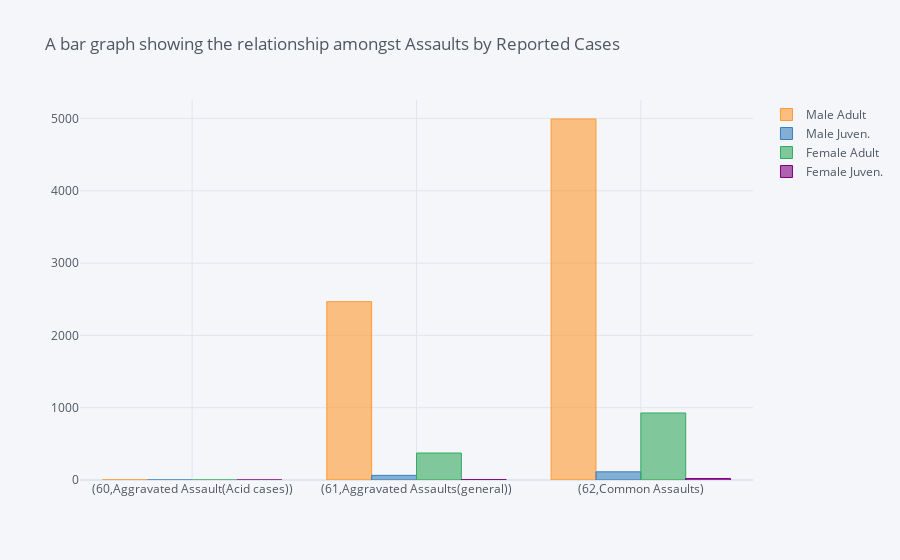

The notebook cell this image was saved under:
### Code cell
# Plotting a bar graph for ActualOtherCrimes
Accusedcharge.iplot(kind='bar',title='A bar graph showing the relationship amongst Assaults by Reported Cases')

### Figure 1 — Plotly figure (JSON) as saved in the notebook; plotly's stock layout.template omitted (floating-point values rounded to 4 significant figures)
{"data": [{"marker": {"color": "rgba(255, 153, 51, 0.6)", "line": {"color": "rgba(255, 153, 51, 1.0)", "width": 1}}, "name": "Male Adult", "orientation": "v", "text": "", "type": "bar", "x": ["(60,Aggravated Assault(Acid cases))", "(61,Aggravated Assaults(general))", "(62,Common Assaults)"], "y": [2, 2467, 4993]}, {"marker": {"color": "rgba(55, 128, 191, 0.6)", "line": {"color": "rgba(55, 128, 191, 1.0)", "width": 1}}, "name": "Male Juven.", "orientation": "v", "text": "", "type": "bar", "x": ["(60,Aggravated Assault(Acid cases))", "(61,Aggravated Assaults(general))", "(62,Common Assaults)"], "y": [0, 64, 113]}, {"marker": {"color": "rgba(50, 171, 96, 0.6)", "line": {"color": "rgba(50, 171, 96, 1.0)", "width": 1}}, "name": "Female Adult", "orientation": "v", "text": "", "type": "bar", "x": ["(60,Aggravated Assault(Acid cases))", "(61,Aggravated Assaults(general))", "(62,Common Assaults)"], "y": [0, 373, 927]}, {"marker": {"color": "rgba(128, 0, 128, 0.6)", "line": {"color": "rgba(128, 0, 128, 1.0)", "width": 1}}, "name": "Female Juven.", "orientation": "v", "text": "", "type": "bar", "x": ["(60,Aggravated Assault(Acid cases))", "(61,Aggravated Assaults(general))", "(62,Common Assaults)"], "y": [0, 5, 21]}], "layout": {"legend": {"bgcolor": "#F5F6F9", "font": {"color": "#4D5663"}}, "paper_bgcolor": "#F5F6F9", "plot_bgcolor": "#F5F6F9", "title": {"font": {"color": "#4D5663"}, "text": "A bar graph showing the relationship amongst Assaults by Reported Cases"}, "xaxis": {"gridcolor": "#E1E5ED", "showgrid": true, "tickfont": {"color": "#4D5663"}, "title": {"font": {"color": "#4D5663"}, "text": ""}, "zerolinecolor": "#E1E5ED"}, "yaxis": {"gridcolor": "#E1E5ED", "showgrid": true, "tickfont": {"color": "#4D5663"}, "title": {"font": {"color": "#4D5663"}, "text": ""}, "zerolinecolor": "#E1E5ED"}}}
